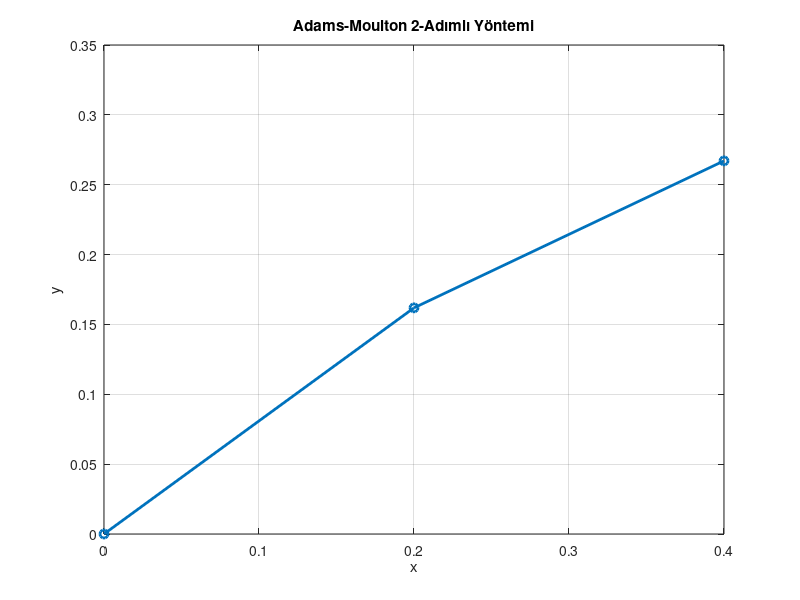

This chart was generated by the following MATLAB code:
clc; clear; close all;

f = @(x, y) exp(-x) - y;

x0 = 0; y0 = 0; h = 0.2; N = 2;

x = zeros(1, N+1);
y = zeros(1, N+1);
x(1) = x0; y(1) = y0;

% Heun başlatıcı
f0 = f(x(1), y(1));
y_pred = y(1) + h * f0;
f1 = f(x(1) + h, y_pred);
y(2) = y(1) + (h/2) * (f0 + f1);
x(2) = x(1) + h;

% AM2 döngüsü
for n = 2:N
    x(n+1) = x(n) + h;

    fn1 = f(x(n-1), y(n-1));
    fn  = f(x(n),   y(n));

    % Predictor: AB2
    y_pred = y(n) + (h/2)*(3*fn - fn1);

    % Corrector: AM2
    f_np1 = f(x(n+1), y_pred);
    y(n+1) = y(n) + (h/12) * (5*f_np1 + 8*fn - fn1);
end

fprintf("Adım\t x_n\t\t y_n (AM2)\n");
for n = 1:N+1
    fprintf("%d\t %.1f\t\t %.6f\n", n-1, x(n), y(n));
end

% Grafik
figure;
plot(x, y, '-o', 'LineWidth', 2);
title('Adams-Moulton 2-Adımlı Yöntemi');
xlabel('x'); ylabel('y');
grid on;
